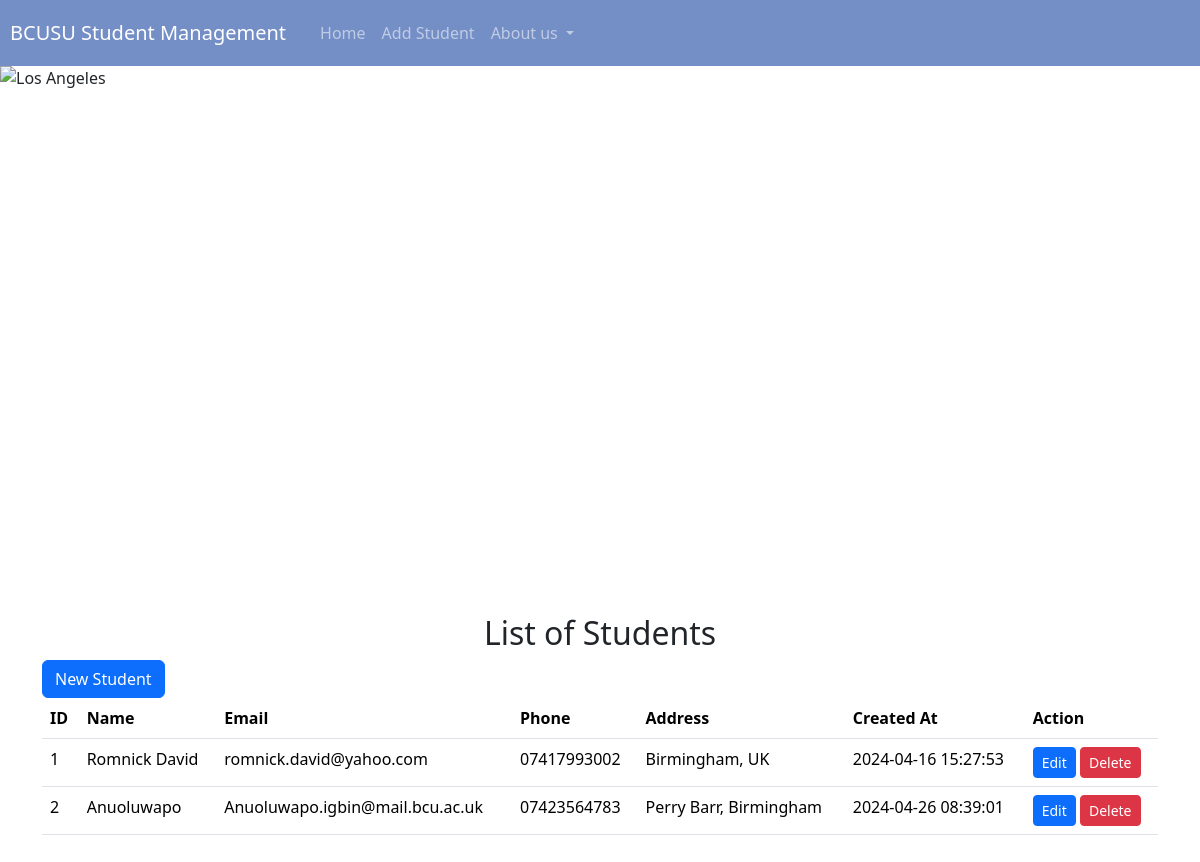
The page / on the database its author committed.
### tables this page shows
CREATE TABLE `student` (
  `id` int(11) NOT NULL,
  `name` varchar(255) NOT NULL,
  `email` varchar(255) NOT NULL,
  `phone` varchar(255) NOT NULL,
  `address` varchar(255) NOT NULL,
  `created_at` timestamp NOT NULL DEFAULT current_timestamp() ON UPDATE current_timestamp()
);

### index.php (the view, shortened to what this page needs)
<!DOCTYPE html>
<html lang="en">
<head>
	  <link href="https://cdn.jsdelivr.net/npm/bootstrap@5.3.3/dist/css/bootstrap.min.css" rel="stylesheet">
</head>
<body>
<nav class="navbar navbar-expand-lg navbar-dark mycolor">
		<a class="navbar-brand" style="padding:10px" href="index.php">BCUSU Student Management</a>
		<div class="collapse navbar-collapse" id="navbarSupportedContent">
			<ul class="navbar-nav mr-auto">
				<li class="nav-item active"><a class="nav-link" href="index.php">Home
				</a></li>
				<li class="nav-item active"><a class="nav-link" href="./create-new-student.php">Add
						Student</a></li>
				<li class="nav-item dropdown"><a
					class="nav-link dropdown-toggle" href="#" id="navbarDropdown"
					role="button" data-toggle="dropdown" aria-haspopup="true"
					aria-expanded="false"> About us </a>
					</li>
			</ul>
		</div>
	</nav>
		<div id="demo" class="carousel slide" data-bs-ride="carousel" >
		  <div class="carousel-indicators">
			<button type="button" data-bs-target="#demo" data-bs-slide-to="0" class="active"></button>
			<button type="button" data-bs-target="#demo" data-bs-slide-to="1"></button>
			<button type="button" data-bs-target="#demo" data-bs-slide-to="2"></button>
		  </div>
		  <div class="carousel-inner" style="height:500px">
			<div class="carousel-item active">
			  <img src="https://d268wt9zft4qqi.cloudfront.net/la.jpg" alt="Los Angeles" class="d-block" style="width:100%">
			</div>
		  </div>
		  <button class="carousel-control-prev" type="button" data-bs-target="#demo" data-bs-slide="prev">
			<span class="carousel-control-prev-icon"></span>
		  </button>
		  <button class="carousel-control-next" type="button" data-bs-target="#demo" data-bs-slide="next">
			<span class="carousel-control-next-icon"></span>
		  </button>
		</div>
    <div class="container my-5">
        <h2 class="text-center">List of Students</h2>
        <a href="./create-new-student.php" role="button" class="btn btn-primary">New Student</a>
        <br>
        <table class="table">
            <thead>
                <tr>
                    <th>ID</th>
                    <th>Name </th>
                    <th>Email</th>
                    <th>Phone</th>
                    <th>Address</th>
                    <th>Created At</th>
                    <th>Action</th>
                </tr>
            </thead>
            <tbody>
                <?php
			require_once("db.php");
                if ($connection->connect_error) {
                    die("Connection failed: " . $connection->connect_error);
                } else {
                    $sql = "SELECT * from student";
                    $result = $connection->query($sql);
                }
                if (!$result) {
                    die("Invalid query : " . $connection->error);
                } else {
                    while ($row = $result->fetch_assoc()) {
                        echo "
                        <tr>
                            <td>$row[id]</td>
                            <td>$row[name]</td>
                            <td>$row[email]</td>
                            <td>$row[phone]</td>
                            <td>$row[address]</td>
                            <td>$row[created_at]</td>
                            <td>
                                <a href='./edit-student.php?id=$row[id]' class='btn btn-primary btn-sm'>Edit</a>
                                <a href='./delete-student.php?id=$row[id]' class='btn btn-danger btn-sm'>Delete</a>
                            </td>
                    </tr>
                    ";
                    }
                }
                ?>
            </tbody>
        </table>
    </div>
</body>
</html>

### index.php (style rules this page uses)
* { padding: 0px; margin:0px; }
.navbar { margin: 0px; }
.mycolor { background: #748EC6; }

### rows shown on the page
student: id "1", name "Romnick David", email "romnick.david@yahoo.com", phone "07417993002", address "Birmingham, UK", created_at "2024-04-16 15:27:53"
student: id "2", name "Anuoluwapo", email "Anuoluwapo.igbin@mail.bcu.ac.uk", phone "07423564783", address "Perry Barr, Birmingham", created_at "2024-04-26 08:39:01"
